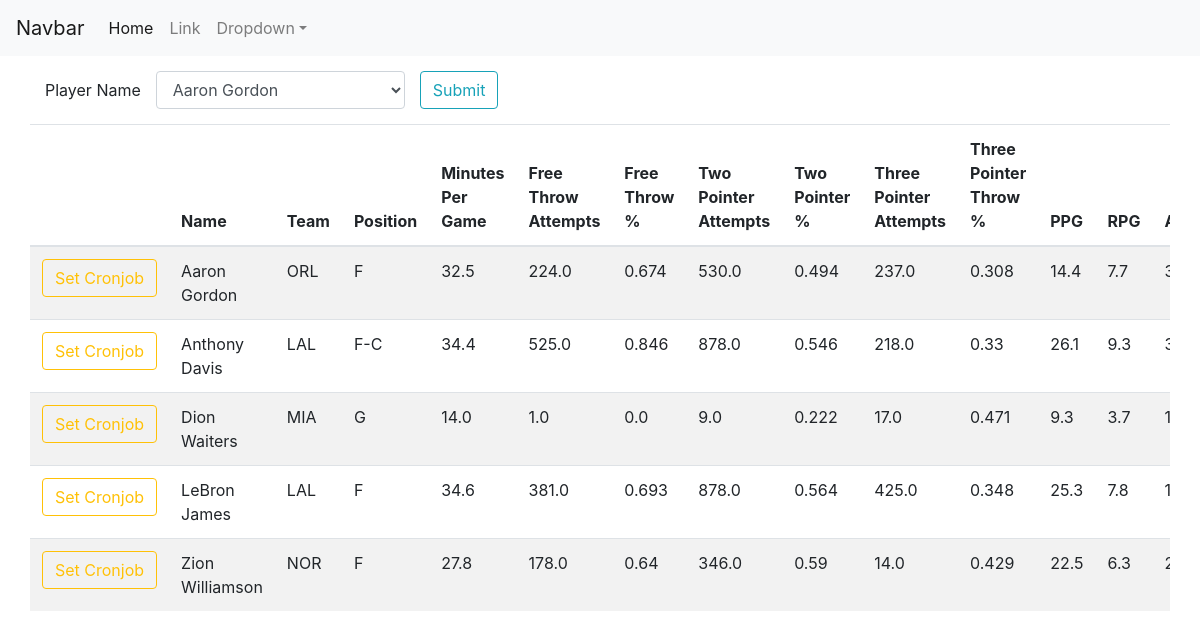
The page / on the database its author committed.
### app/models.py (models this page shows, shortened)
class SelectedPlayer(db.Model):
    id = db.Column(db.Integer, primary_key=True)
    name = db.Column(db.String)
    team = db.Column(db.String)
    pos = db.Column(db.String)
    mpg = db.Column(db.Float)
    fta = db.Column(db.Float)
    ftp = db.Column(db.Float)
    tpa = db.Column(db.Float)
    tpp = db.Column(db.Float)
    thpa = db.Column(db.Float)
    thpp = db.Column(db.Float)
    ppg = db.Column(db.Float)
    rpg = db.Column(db.Float)
    apg = db.Column(db.Float)
    spg = db.Column(db.Float)
    bpg = db.Column(db.Float)
    topg = db.Column(db.Float)
    def to_dict(self):
        player_dict = {
            'name': self.name,
            'team': self.team.upper(),
            'pos': self.pos,
            'mpg': self.mpg,
            'fta': self.fta,
            'ftp': self.ftp,
            'tpa': self.tpa,
            'tpp': self.tpp,
            'thpa': self.thpa,
            'thpp': self.thpp,
            'ppg': self.ppg,
            'rpg': self.rpg,
            'apg': self.apg,
            'spg': self.spg,
            'bpg': self.bpg,
            'topg': self.topg
        }
        return player_dict

### app/routes.py (the view)
@app.route('/', methods=['GET', 'POST'])
def index():
    form = GetPlayerDataForm()
    form.name.choices = [(p.id, p.name) for p in Player.query.order_by('name').all()] or []
    context = {
        'form': form,
        'players': SelectedPlayer.query.order_by('name').all()
    }
    return render_template('index.html', **context)

### app/forms.py
class GetPlayerDataForm(FlaskForm):
    name = SelectField(label="Player Name", coerce=int)
    submit = SubmitField('Submit')

### app/templates/index.html (shortened to what this page needs)
<!doctype html>
<html lang="en">
  <head>
    <link rel="stylesheet" href="https://stackpath.bootstrapcdn.com/bootstrap/4.3.1/css/bootstrap.min.css">
  </head>
  <body>
    <header style="margin-bottom: 15px;">
        <nav class="navbar navbar-expand-sm navbar-light bg-light">
            <a class="navbar-brand" href="#">Navbar</a>
            <div class="collapse navbar-collapse" id="collapsibleNavId">
                <ul class="navbar-nav mr-auto mt-2 mt-lg-0">
                    <li class="nav-item active">
                        <a class="nav-link" href="#">Home <span class="sr-only">(current)</span></a>
                    </li>
                    <li class="nav-item">
                        <a class="nav-link" href="#">Link</a>
                    </li>
                    <li class="nav-item dropdown">
                        <a class="nav-link dropdown-toggle" href="#" id="dropdownId" data-toggle="dropdown" aria-haspopup="true" aria-expanded="false">Dropdown</a>
                    </li>
                </ul>
            </div>
        </nav>
    </header>
    <main class="container">
        <div class="row">
            <div class="col-md-6">
                <form class="form-inline" action="{{ url_for('get_data') }}" method="POST">
                    <div class="form-group">
                        {{ form.name.label(style='margin-right:15px') }}
                        {{ form.name(class='form-control', style='margin-right:15px') }}
                        {{ form.submit(class='btn btn-outline-info') }}
                    </div>
                </form>
            </div>
        </div>
        <div class="row">
            {% if players %}
            <div class="table-responsive" style="margin-top: 15px;">
                <table class="table table-striped table-inverse">
                    <thead class="thead-inverse">
                        <tr>
                            <th></th>
                            <th>Name</th>
                            <th>Team</th>
                            <th>Position</th>
                            <th>Minutes Per Game</th>
                            <th>Free Throw Attempts</th>
                            <th>Free Throw %</th>
                            <th>Two Pointer Attempts</th>
                            <th>Two Pointer %</th>
                            <th>Three Pointer Attempts</th>
                            <th>Three Pointer Throw %</th>
                            <th>PPG</th>
                            <th>RPG</th>
                            <th>APG</th>
                        </tr>
                        </thead>
                        <tbody>
                            {% for p in players %}
                            <tr>
                                <td>
                                    <form action="{{ url_for('cronjob', id=p.id) }}" method="POST">
                                        <input type="submit" class="btn btn-outline-warning" value="Set Cronjob">
                                    </form>
                                </td>
                                {% for v in p.to_dict().values() %}
                                    <td>{{ v }}</td>
                                {% endfor %}
                            </tr>
                            {% endfor %}
                        </tbody>
                </table>
            </div>
            {% else %}
            <p>You have no players selected.</p>
            {% endif %}
        </div>
    </main>
  </body>
</html>

### rows shown on the page
SelectedPlayer: name "Aaron Gordon", values "ORL" "F", mpg "32.5", fta "224.0", ftp "0.674", tpa "530.0", tpp "0.494", thpa "237.0", thpp "0.308", ppg "14.4", rpg "7.7"
SelectedPlayer: name "Anthony Davis", values "LAL", pos "F-C", mpg "34.4", fta "525.0", ftp "0.846", tpa "878.0", tpp "0.546", thpa "218.0", thpp "0.33", ppg "26.1", rpg "9.3"
SelectedPlayer: name "Dion Waiters", values "MIA" "G", mpg "14.0", fta "1.0", ftp "0.0", tpa "9.0", tpp "0.222", thpa "17.0", thpp "0.471", ppg "9.3", rpg "3.7"
SelectedPlayer: name "LeBron James", values "LAL" "F", mpg "34.6", fta "381.0", ftp "0.693", tpa "878.0", tpp "0.564", thpa "425.0", thpp "0.348", ppg "25.3", rpg "7.8"
SelectedPlayer: name "Zion Williamson", values "NOR" "F", mpg "27.8", fta "178.0", ftp "0.64", tpa "346.0", tpp "0.59", thpa "14.0", thpp "0.429", ppg "22.5", rpg "6.3"
